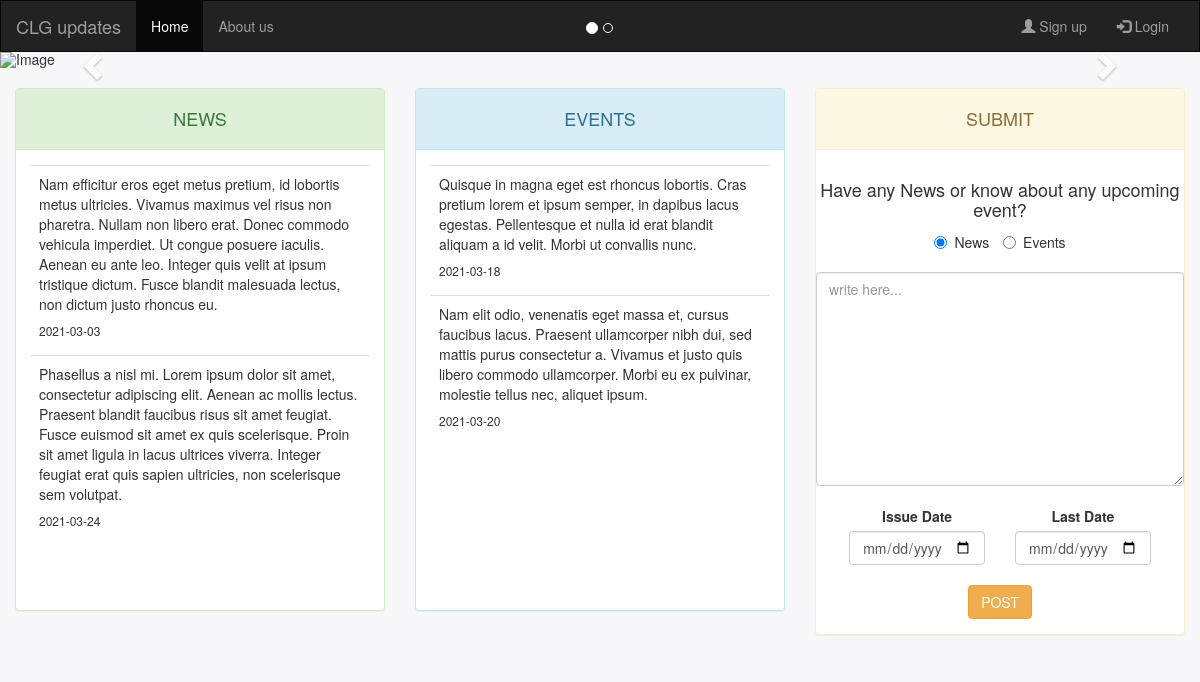
The page / on the database its author committed.
### tables this page shows
CREATE TABLE IF NOT EXISTS `news` (
  `newsID` int(11) NOT NULL AUTO_INCREMENT,
  `userID` int(11) NOT NULL,
  `issueDate` date NOT NULL,
  `lastDate` date NOT NULL,
  `news` text NOT NULL,
  `votePoint` tinyint(11) NOT NULL DEFAULT 0,
  `category` tinytext NOT NULL,
  PRIMARY KEY (`newsID`)
);

### index.php (the view, shortened to what this page needs)
<?php
    $total_query = "SELECT COUNT(userID) FROM users";
    $total_users = mysqli_query($con, $total_query) or die(mysqli_error($con));
    $total_users = mysqli_num_rows($total_users);
    $news_query = "SELECT news, issueDate FROM news WHERE category LIKE '%news%' AND votePoint > 0.75 * $total_users";
    $query_result = mysqli_query($con, $news_query) or die(mysqli_error($con));
?>
<!DOCTYPE html>
<html lang="en">
<head>
  <link rel="stylesheet" href="https://maxcdn.bootstrapcdn.com/bootstrap/3.4.1/css/bootstrap.min.css">
  <link rel="stylesheet" href="style.css">
</head>
<body>
<nav class="navbar navbar-inverse">
  <div class="container-fluid">
    <div class="navbar-header">
      <a class="navbar-brand" href="#">CLG updates</a>
    </div>
    <div class="collapse navbar-collapse" id="myNavbar">
      <ul class="nav navbar-nav">
        <li class="active"><a href="#">Home</a></li>
        <li><a href="about.php">About us</a></li>
      </ul>
      <ul class="nav navbar-nav navbar-right">
      <?php
      if(!isset($_SESSION['id'])){?>
        <li><a href="signup.php"><span class="glyphicon glyphicon-user"></span> Sign up</a></li>
        <li><a href="login.php"><span class="glyphicon glyphicon-log-in"></span> Login</a></li>
        <?php }else{?>
          <li><a href="verification.php"><span class="glyphicon glyphicon-thumbs-up"></span> Vote</a></li>
          <li><a href="logout.php"><span class="glyphicon glyphicon-log-out"></span> Logout</a></li>
       <?php }?>
      </ul>
    </div>
  </div>
</nav>
<div id="myCarousel" class="carousel slide" data-ride="carousel">
    <ol class="carousel-indicators">
      <li data-target="#myCarousel" data-slide-to="0" class="active"></li>
      <li data-target="#myCarousel" data-slide-to="1"></li>
    </ol>
    <div class="carousel-inner" role="listbox">
      <div class="item active">
        <img src="images/undraw_online_everywhere_cd90 (1).svg" alt="Image">
      </div>
    </div>
    <a class="left carousel-control" href="#myCarousel" role="button" data-slide="prev" style="background-image: none;">
      <span class="glyphicon glyphicon-chevron-left" aria-hidden="true"></span>
    </a>
    <a class="right carousel-control" href="#myCarousel" role="button" data-slide="next" style="background-image: none;">
      <span class="glyphicon glyphicon-chevron-right" aria-hidden="true"></span>
    </a>
</div>
<br>
<div class="container-fluid textcenter">
  <div class="row">
    <div class="col-md-4">
    <div>
      <div class="panel panel-success">
          <div class="panel-heading news">
             <h4 style="text-align:center">NEWS</h4>
          </div>
          <div class="panel-body" >
            <div  style="height:430px; overflow-y:scroll;">
                <table class="table">
                  <tbody>
                     <?php
                      while($news_array = mysqli_fetch_array($query_result)){?>
                        <tr>
                          <td><?php echo $news_array['news']; echo "<h6>".$news_array['issueDate']."</h6>"; ?></td>
                        </tr>
                     <?php }
                     ?>
                  </tbody>
                </table>
            </div>
          </div>
      </div>
      </div>
   </div>
    <div class="col-md-4">
    <div >
      <div class="panel panel-info">
        <div class="panel-heading">
           <h4 style="text-align:center">EVENTS</h4>
        </div>
        <div class="panel-body">
          <div style="height:430px; overflow-y:scroll;">
              <table class="table">
                <tbody>
                <?php
                      $event_query = "SELECT news, issueDate FROM news WHERE category LIKE '%event%' AND votePoint > 0.75 * $total_users";
                      $event_query_result = mysqli_query($con, $event_query) or die(mysqli_error($con));
                      while($event_array = mysqli_fetch_array($event_query_result)){?>
                        <tr>
                          <td><?php echo $event_array['news']; echo "<h6>".$event_array['issueDate']."</h6>";?></td>
                        </tr>
                     <?php }
                     ?>
                </tbody>
              </table>
          </div>
        </div>
      </div>
    </div>
    </div>
    <div class="col-md-4 text-center">
    <div>
      <div class="panel panel-warning">
        <div class="panel-heading">
          <h4>SUBMIT</h4>
        </div>
        <form class="form-warning" action="submit_script.php" method="POST">
          <div class="form-group ">
            <br>
            <label class="h4" for="textArea">Have any News or know about any upcoming event?</label>
            <div>
            <label class="radio-inline"><input type="radio" name="category" value="news" checked>News</label>
            <label class="radio-inline"><input type="radio" name="category" value="event">Events</label>
            </div>
            <br>
            <textarea class="form-control" name="news" id="textArea" rows="10" placeholder="write here..." required></textarea><br>
              <div class="row">
                <div class=" col-xs-5 col-xs-offset-1">
                    <label for="issueDate">Issue Date</label>
                <input type="date" name="issueDate" class="form-control"placeholder="dd/mm/yyyy" required>
                </div>
                <div class="col-xs-5">
                 <label for="lastDate">Last Date</label>
                <input type="date" name="lastDate" class="form-control" placeholder="dd/mm/yyyy" required>
                </div>
            </div><br>
            <button class="btn btn-warning" type="submit" name="submit">POST</button>
          </div>
        </form>
      </div>
      </div>
    </div>
  </div>
</div><br>
</body>
</html>

### style.css (style rules this page uses)
html, body { height: 100%; background-color: #f7f7f9 !important; }
.navbar { margin-bottom: 0; border-radius: 0; }
.carousel-inner img { width: 100%; margin: auto; max-height: 300px; }

### rows shown on the page
news: news "Nam efficitur eros eget metus pretium, id lobortis metus ultricies. Vivamus maximus vel risus non pharetra. Nullam non libero erat. Donec commodo vehicula imperdiet. Ut congue posuere iaculis. Aenean eu ante leo. Integer quis velit at ipsum tristique dictum. Fusce blandit malesuada lectus, non dictum justo rhoncus eu.", issueDate "2021-03-03"
news: news "Phasellus a nisl mi. Lorem ipsum dolor sit amet, consectetur adipiscing elit. Aenean ac mollis lectus. Praesent blandit faucibus risus sit amet feugiat. Fusce euismod sit amet ex quis scelerisque. Proin sit amet ligula in lacus ultrices viverra. Integer feugiat erat quis sapien ultricies, non scelerisque sem volutpat.", issueDate "2021-03-24"
news: news "Quisque in magna eget est rhoncus lobortis. Cras pretium lorem et ipsum semper, in dapibus lacus egestas. Pellentesque et nulla id erat blandit aliquam a id velit. Morbi ut convallis nunc.", issueDate "2021-03-18"
news: news "Nam elit odio, venenatis eget massa et, cursus faucibus lacus. Praesent ullamcorper nibh dui, sed mattis purus consectetur a. Vivamus et justo quis libero commodo ullamcorper. Morbi eu ex pulvinar, molestie tellus nec, aliquet ipsum.", issueDate "2021-03-20"
